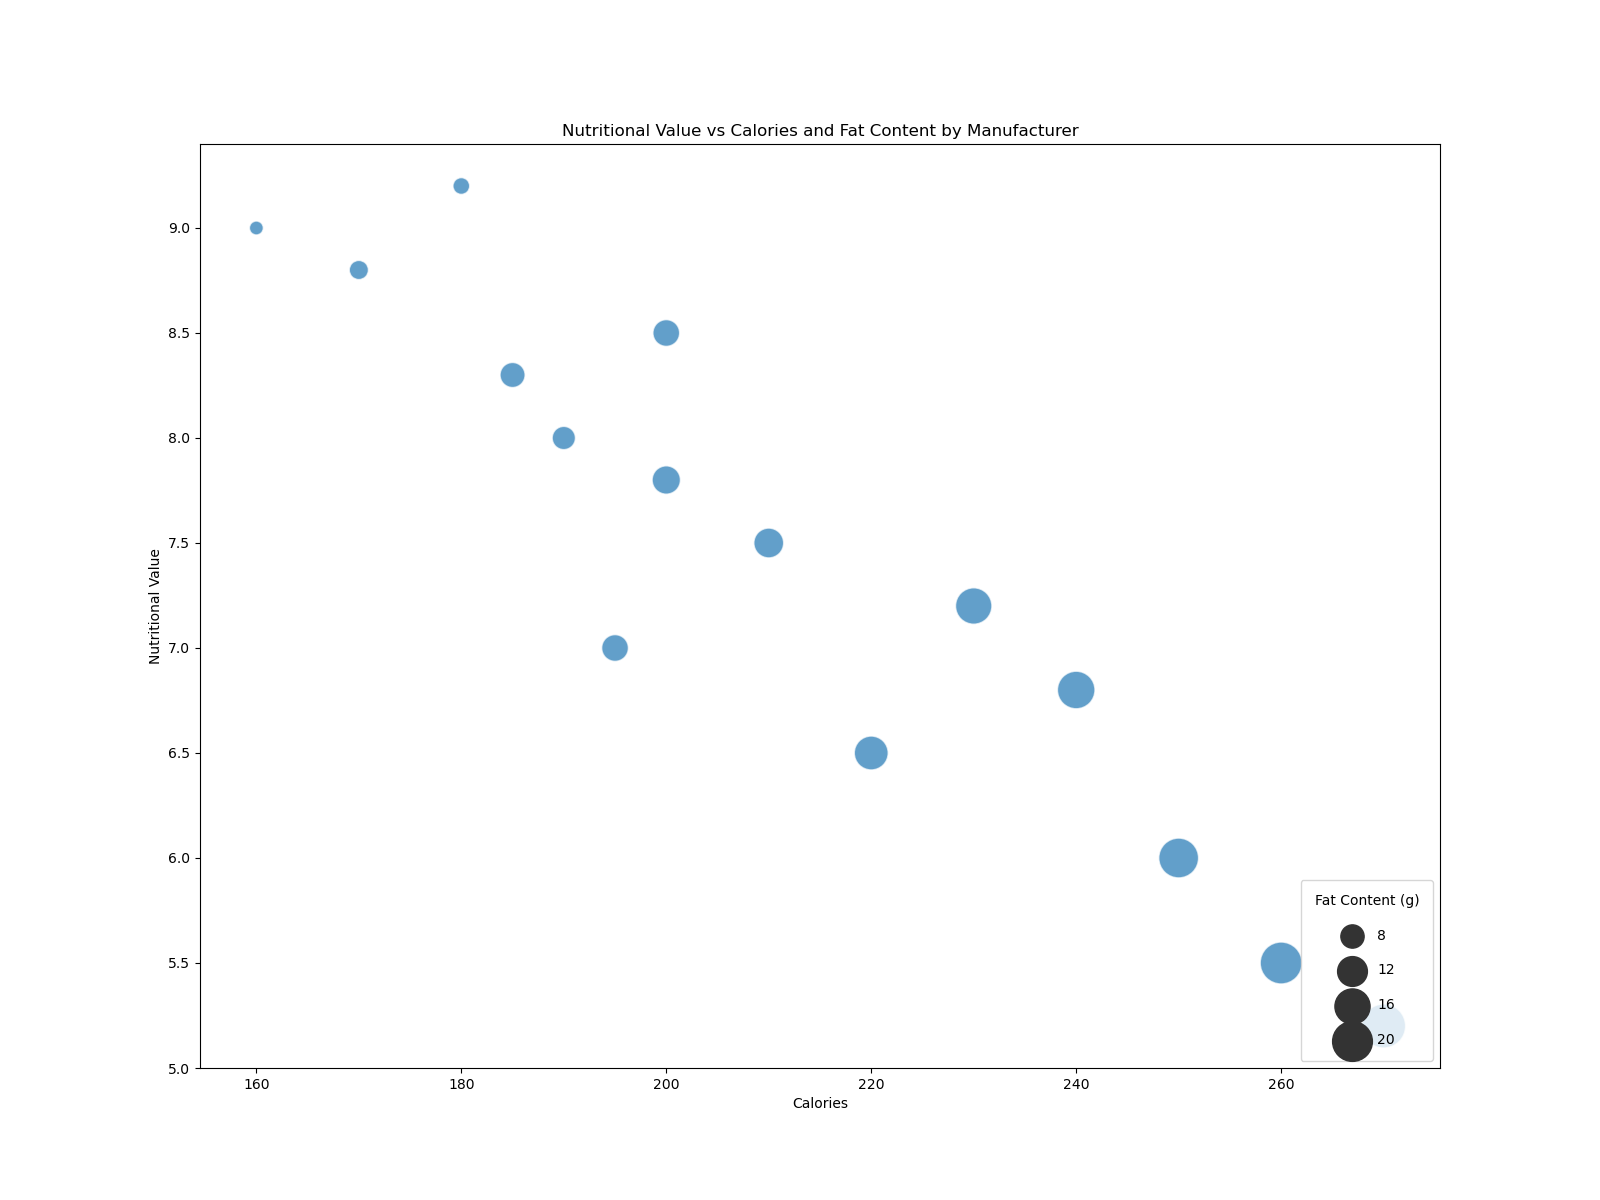

Write Python code to recreate this figure.

import pandas as pd
import seaborn as sns
import matplotlib.pyplot as plt

# Load the data into a Pandas DataFrame
data = pd.DataFrame({
    "Manufacturer": ["Samsung", "Apple", "Huawei", "Xiaomi", "Oppo", 
                     "Vivo", "Motorola", "Lenovo", "LG", "Nokia", 
                     "Sony", "HTC", "Google", "OnePlus", "Realme"],
    "NutritionalValue": [8.5, 9.2, 7.5, 8.0, 6.5, 7.0, 6.0, 6.8, 5.5, 7.2, 8.8, 5.2, 9.0, 8.3, 7.8],
    "Calories": [200, 180, 210, 190, 220, 195, 250, 240, 260, 230, 170, 270, 160, 185, 200],
    "FatContent": [10, 5, 12, 8, 15, 10, 20, 18, 22, 17, 6, 24, 4, 9, 11],
    "Popularity": [95, 90, 85, 80, 75, 70, 65, 60, 55, 50, 45, 40, 35, 30, 25],
})

# Plot
plt.figure(figsize=(16, 12))
bubble_chart = sns.scatterplot(data=data, x="Calories", y="NutritionalValue", size="FatContent",
                               sizes=(100, 1000), alpha=0.7, palette=["#FF5733", "#33FF57", "#3357FF", 
                               "#8357FF", "#FF57B9", "#57FFC8", "#FFDA57", "#7CFF57",
                               "#578AFF", "#EF57FF", "#FF5757", "#57FFBE", "#57D2FF",
                               "#FF9D57", "#A7FF57"])

# Customize the axes and title
bubble_chart.set_xlabel("Calories")
bubble_chart.set_ylabel("Nutritional Value")
bubble_chart.set_title("Nutritional Value vs Calories and Fat Content by Manufacturer")

# Legend for sizes
h, lbls = bubble_chart.get_legend_handles_labels()
bubble_chart.legend(h[1:5], lbls[1:5], title="Fat Content (g)", borderpad=1, loc='lower right', labelspacing=1.5)

plt.show()
